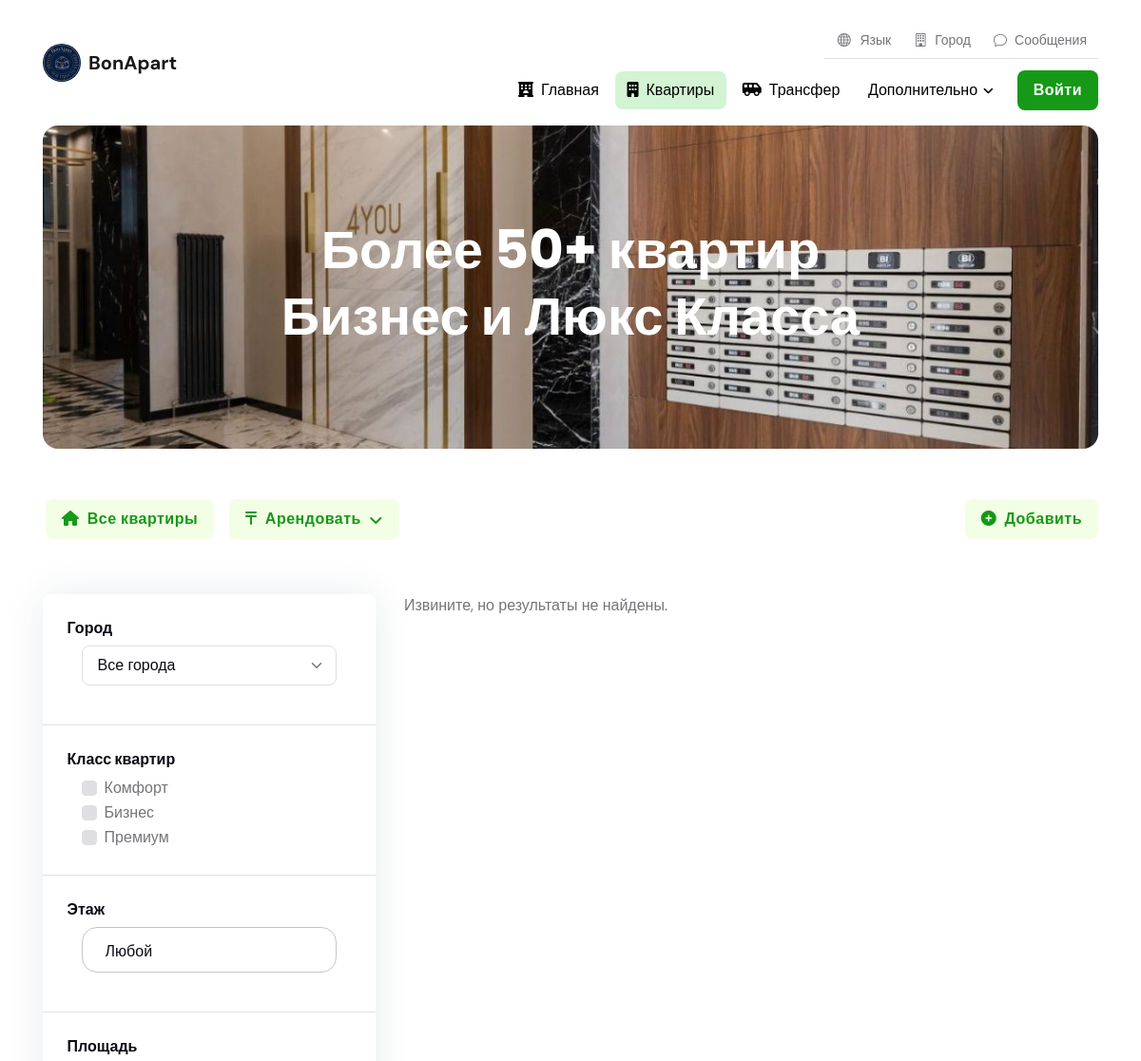
Page /apartments/rent/month/ (upper part) on the earlier database version.
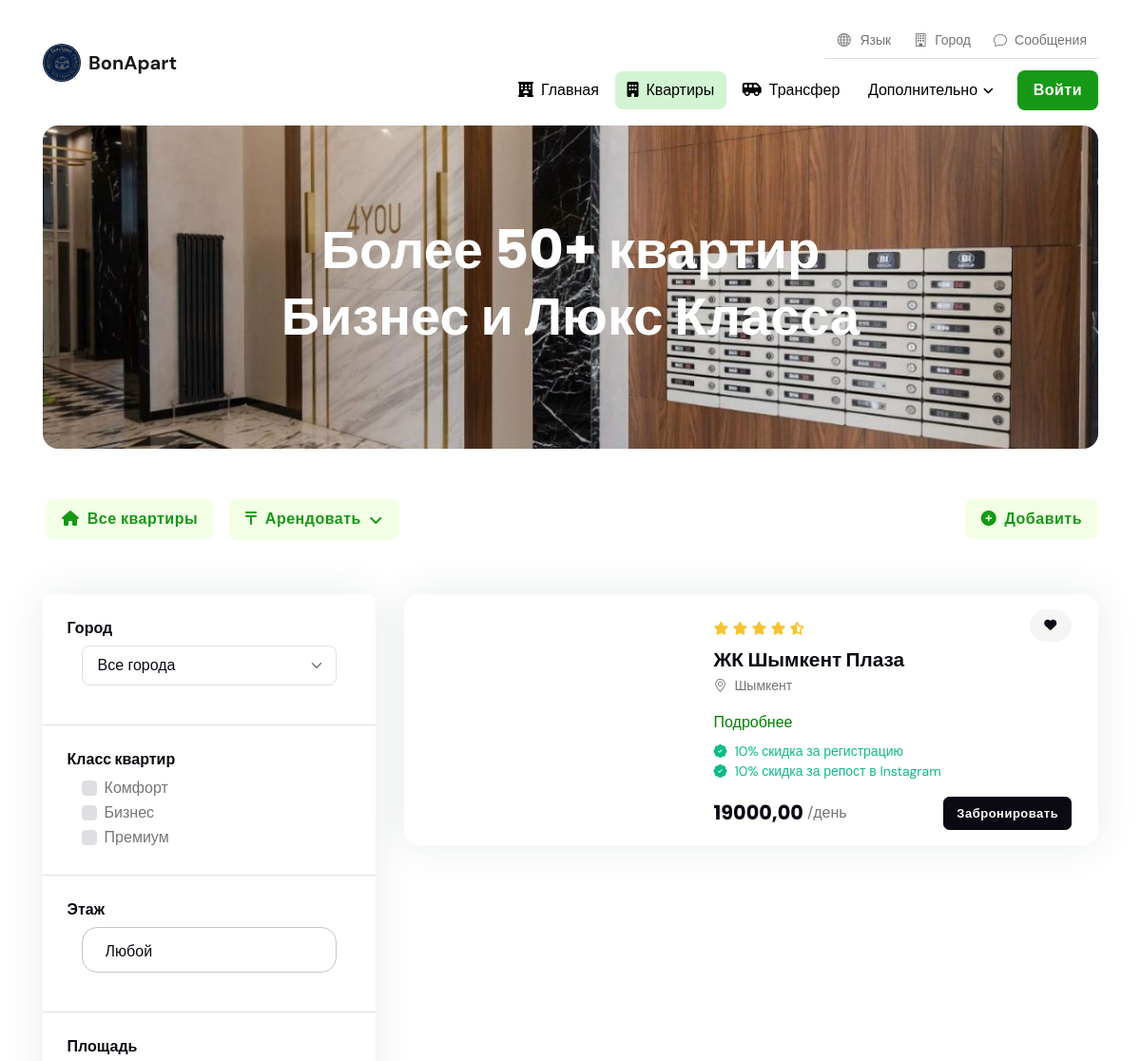
Same page on the later database version.
### apartments/models.py (models this page shows, shortened)
class Apartment(models.Model):
    DEAL_CHOICES = (
        ('daily_rent', 'Аренда по суточно'),
        ('monthly_rent', 'Аренда помесячно'),
        ('sale', 'Продажа'),
    )
    CLASS_CHOICES = (
        ('lux', 'Люкс'),
        ('business', 'Бизнес'),
        ('prestige', 'Престиж'),
    )
    STATUS_CHOICES = (
        ('pending', 'На рассмотрении'),
        ('approved', 'Одобрено'),
        ('rejected', 'Отклонено'),
    )
    RATING_CHOICES = (
        (1, '1 звезда'),
        (2, '2 звезды'),
        (3, '3 звезды'),
        (4, '4 звезды'),
        (5, '5 звезд'),
    )
    deal_type = models.CharField(max_length=20, choices=DEAL_CHOICES, default='daily_rent', verbose_name='Тип сделки')
    city = models.ForeignKey('City', on_delete=models.CASCADE, blank=True, null=True, verbose_name='Города')
    name = models.CharField(max_length=355, verbose_name = 'Название ЖК')
    address = models.CharField(max_length=355, verbose_name = 'Адрес ЖК', blank=True, null=True)
    description = models.TextField(verbose_name='Подробнее')
    side = models.CharField(max_length=255, verbose_name='Район', blank=True, null=True)
    level = models.CharField(max_length=10, choices=CLASS_CHOICES, verbose_name='Класс квартиры', blank=True, null=True)
    rating = models.IntegerField(choices=RATING_CHOICES, blank=True, null=True)
    capacity = models.PositiveIntegerField(default=2, verbose_name='Вместимость')
    room = models.PositiveIntegerField(default=1, verbose_name='Комнат')
    square = models.PositiveIntegerField(default=37, verbose_name='Площадь')
    floor = models.PositiveIntegerField(default=5, verbose_name='Этаж')
    total_floors = models.PositiveSmallIntegerField(verbose_name='Кол-во этажей')
    singlebeds = models.PositiveSmallIntegerField(default=1, verbose_name='Односпальных мест')
    doublebeds = models.PositiveSmallIntegerField(default=1, verbose_name='Двухспальных мест')
    price = models.DecimalField(max_digits=10, decimal_places=2, verbose_name='Цена')
    image1 = models.ImageField(upload_to='apartment_images/', blank=True, null=True)
    image2 = models.ImageField(upload_to='apartment_images/', blank=True, null=True)
    image3 = models.ImageField(upload_to='apartment_images/', blank=True, null=True)
    image4 = models.ImageField(upload_to='apartment_images/', blank=True, null=True)
    image5 = models.ImageField(upload_to='apartment_images/', blank=True, null=True)
    image6 = models.ImageField(upload_to='apartment_images/', blank=True, null=True)
    image7 = models.ImageField(upload_to='apartment_images/', blank=True, null=True)
    image8 = models.ImageField(upload_to='apartment_images/', blank=True, null=True)
    image9 = models.ImageField(upload_to='apartment_images/', blank=True, null=True)
    image10 = models.ImageField(upload_to='apartment_images/', blank=True, null=True)
    image11 = models.ImageField(upload_to='apartment_images/', blank=True, null=True)
    image12 = models.ImageField(upload_to='apartment_images/', blank=True, null=True)
    wifi = models.BooleanField(default=False, verbose_name='Wi-Fi')
    elevator = models.BooleanField(default=True, verbose_name='Лифт')
    air_conditioning = models.BooleanField(default=False, verbose_name='Кондиционер')
    parking = models.BooleanField(default=False, verbose_name='Платный паркинг')
    bath = models.BooleanField(default=False, verbose_name='Ванна')
    orthopedic_mattress = models.BooleanField(default=False, verbose_name='Ортопедический матрац')
    smart_tv = models.BooleanField(default=False, verbose_name='Smart TV')
    hairdryer = models.BooleanField(default=False, verbose_name='Фен')
    iron = models.BooleanField(default=False, verbose_name='Утюг')
    washing_machine = models.BooleanField(default=False, verbose_name='Стиральная машинка')
    fridge = models.BooleanField(default=False, verbose_name='Холодильник')
    electric_kettle = models.BooleanField(default=False, verbose_name='Электрический чайник')
    plate = models.BooleanField(default=False, verbose_name='Плита')
    mini_bar = models.BooleanField(default=False, verbose_name='Мини Бар')
    hygiene = models.BooleanField(default=False, verbose_name='Гигиенические принадлежности')
    dishes = models.BooleanField(default=False, verbose_name='Посуда')
    shower = models.BooleanField(default=False, verbose_name='Душ')
    timestamp = models.DateTimeField(auto_now_add=True, blank=True, null=True)
    status = models.CharField(max_length=20, choices=STATUS_CHOICES, default='pending')
    owner = models.ForeignKey(settings.AUTH_USER_MODEL, on_delete=models.CASCADE, related_name='owned_apartments', blank=True, null=True)
    def upload_to(self, filename):
        max_width = 853
        max_height = 853
        img = Image.open(filename)
        img.thumbnail((max_width, max_height), Image.ANTIALIAS)
        cropped_image_path = f"apartment_images/{filename.name}"
        img.save(cropped_image_path)
        return cropped_image_path
    class Meta:
        verbose_name = 'Квартира'
        verbose_name_plural = 'Квартиры'

### apartments/views.py (the view)
# urls.py: path('rent/month/', ApartmentRentMonthView.as_view(), name='apartment-rent-month'),
class ApartmentRentMonthView(ApartmentRentBaseView):
    template_name = 'apartments/apartments_rent_month.html'
    deal_type = 'monthly_rent'

### apartments/views.py (called while the page is built)
    def get_template_names(self):
        if self.template_name:
            return [self.template_name]
        raise ImproperlyConfigured("Template name not specified")

    def get_queryset(self):
        selected_city = self.request.GET.get('selected_city')
        queryset = Apartment.objects.filter(deal_type=self.deal_type, status='approved')
        if selected_city:
            queryset = queryset.filter(city__name=selected_city)
        return queryset.order_by('-timestamp')

    def get_context_data(self, **kwargs):
        context = super().get_context_data(**kwargs)
        context['cities'] = City.objects.all()  # Add cities to the context
        if self.deal_type == 'daily_rent':
            context['form'] = ApartmentFilterForm(self.request.GET)
        elif self.deal_type == 'monthly_rent':
            context['form'] = ApartmentBuyFilterForm(self.request.GET)
        return context

### templates/apartments/apartments_rent_month.html (shortened to what the changed rows need)
<!DOCTYPE html>
{% load static %}
<html lang="ru" data-bs-theme="light">
<head>
    	<link href="https://stackpath.bootstrapcdn.com/bootstrap/4.5.2/css/bootstrap.min.css" rel="stylesheet">
	<link rel="stylesheet" type="text/css" href="{% static 'css/all.min.css' %}">
	<link rel="stylesheet" type="text/css" href="{% static 'css/bootstrap-icons.css' %}">
	<link rel="stylesheet" type="text/css" href="{% static 'css/tiny-slider.css' %}">
	<link rel="stylesheet" type="text/css" href="{% static 'css/glightbox.css' %}">
	<link rel="stylesheet" type="text/css" href="{% static 'css/flatpickr.min.css' %}">
	<link rel="stylesheet" type="text/css" href="{% static 'css/choices.min.css' %}">
	<link rel="stylesheet" type="text/css" href="{% static 'css/style.css' %}">
</head>
<body class="has-navbar-mobile">
<main>
<section class="pt-0">
	<div class="container mt-2s">
		<div class="rounded-3 p-3 p-sm-5" style="background-image: url({% static 'images/1.jpeg' %}); background-position: center center; background-repeat: no-repeat; background-size: cover;">
			<div class="row my-2 my-xl-5">
				<div class="col-md-8 mx-auto">
					<h1 class="text-center text-white">Более 50+ квартир Бизнес и Люкс Класса</h1>
				</div>
			</div>
		</div>
	</div>
</section>
<section class="pt-0">
	<div class="container">
		<div class="row">
			<div class="col-xl-8 col-xxl-9">
				<div class="vstack gap-4">
                {% if apartment %}
					{% for i in apartment %}
					<div class="card shadow p-2">
						<div class="row g-0">
							<div class="col-md-5 position-relative">
							</div>
							<div class="col-md-7">
								<div class="card-body py-md-2 d-flex flex-column h-100 position-relative">
									<div class="d-flex justify-content-between align-items-center">
										<ul class="list-inline mb-0">
											<li class="list-inline-item me-0 small"><i class="fa-solid fa-star text-warning"></i></li>
											<li class="list-inline-item me-0 small"><i class="fa-solid fa-star text-warning"></i></li>
											<li class="list-inline-item me-0 small"><i class="fa-solid fa-star text-warning"></i></li>
											<li class="list-inline-item me-0 small"><i class="fa-solid fa-star text-warning"></i></li>
											<li class="list-inline-item me-0 small"><i class="fa-solid fa-star-half-alt text-warning"></i></li>
										</ul>
										<ul class="list-inline mb-0 z-index-2">
                                            <form method="post" action="{% url 'apartments:add_to_favorite' apartment_id=i.pk %}">
                                                <button style="border-radius: 100px;" type="submit" class="btn btn-sm btn-light favorite-button">
                                                    <i class="fa-solid fa-fw fa-heart"></i>
                                                </button>
                                            </form>
										</ul>
									</div>
									<h5 class="card-title mb-1"><a href="{% url 'apartments:apartaments-detail' pk=i.pk %}">{{ i.name }}</a></h5>
									<small><i class="bi bi-geo-alt me-2"></i>{{ i.address }}</small>
									<ul class="nav nav-divider mt-3">
										<li class="nav-item"><a style="color: green;" href="{% url 'apartments:apartaments-detail' pk=i.pk %}" class="mb-0 ">Подробнее</a></li>
									</ul>
									<ul class="list-group list-group-borderless small mb-0 mt-2">
										<li class="list-group-item d-flex text-success p-0">
											<i class="bi bi-patch-check-fill me-2"></i>10% скидка за регистрацию
										</li>
										<li class="list-group-item d-flex text-success p-0">
											<i class="bi bi-patch-check-fill me-2"></i>10% скидка за репост в Instagram
										</li>
									</ul>
									<div class="d-sm-flex justify-content-sm-between align-items-center mt-3 mt-2">
										<div class="d-flex align-items-center">
											<h5 class="fw-bold mb-0 me-1">{{ i.price }}</h5>
											<span class="mb-0 me-2">/день</span>
										</div>
										<div class="mt-3 mt-sm-0">
											<a href="" class="btn btn-sm btn-dark mb-0 w-100" data-apartment-id="{{ apartment.pk }}" data-jk-name="{{ apartment.name }}" data-toggle="modal" data-target="#reservationModal">
                                                Забронировать
                                            </a>
										</div>
									</div>
								</div>
							</div>
						</div>
					</div>
                    {% endfor %}
                {% else %}
                    <p>Извините, но результаты не найдены.</p>
                {% endif %}
					<nav class="d-flex justify-content-center" aria-label="navigation">
                        <ul class="pagination pagination-primary-soft d-inline-block d-md-flex rounded mb-0">
                        </ul>
                      </nav>
				</div>
			</div>
		</div>
	</div>
</section>
</main>
</body>
</html>

Differences in the rows shown:
added Apartment: name "ЖК Шымкент Плаза", address "Шымкент", price "19000,00"
Other differences:
text no longer shown: "Извините, но результаты не найдены."
